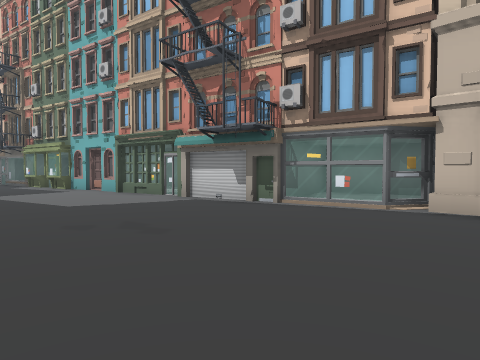
[1] (above)

24 first-person views from a walk through a Unity game level. The camera is 1.3 m above the floor, tilts 2° down and sees 75° across. The floor is counted in squares, 2 m on a side. Each view is taken from the middle of a square. On the plan, view 1 faces up. The plan holds only what a view shows up to about 10 squares ahead; the rest is blank. The place goes on beyond the plan. The player character is not drawn. Some animated figures are not drawn.

[2]
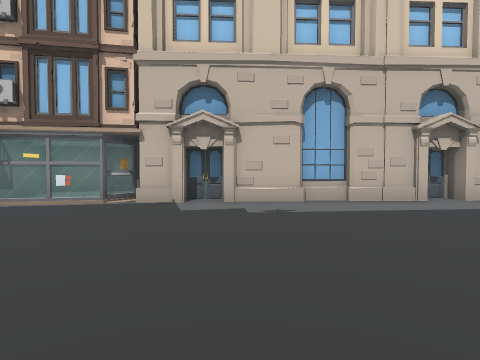

[3]
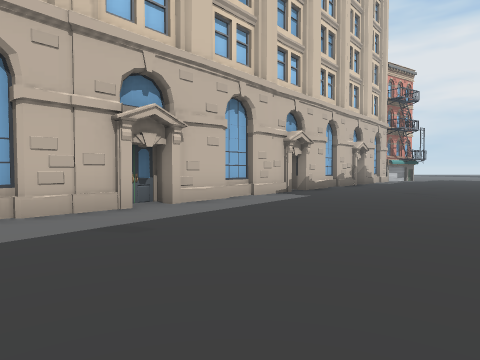

[4]
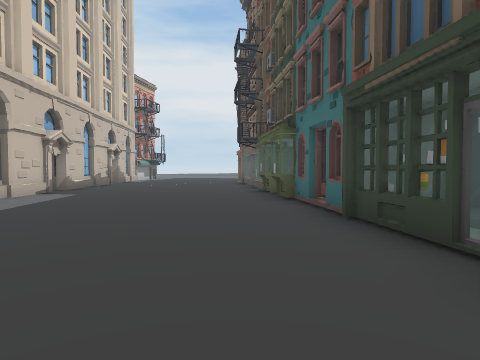

[5]
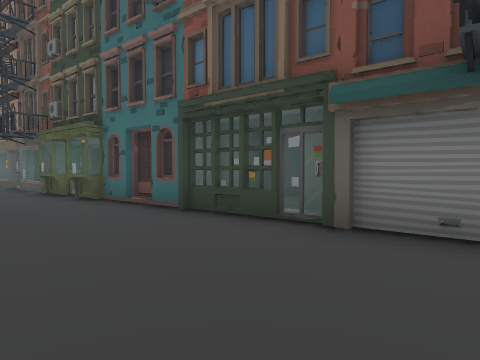

[6]
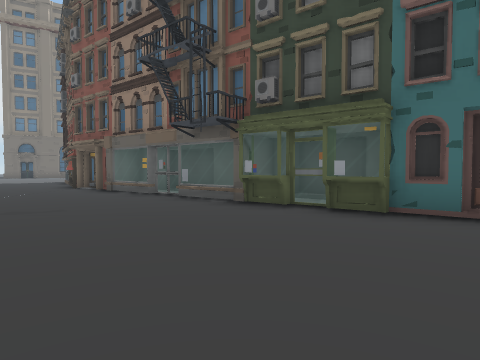

[7]
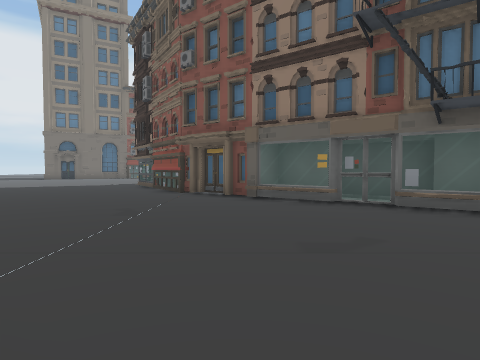

[8]
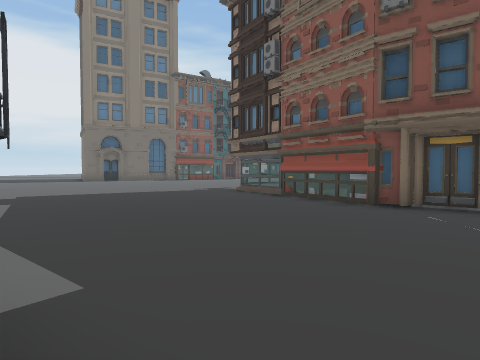

[9]
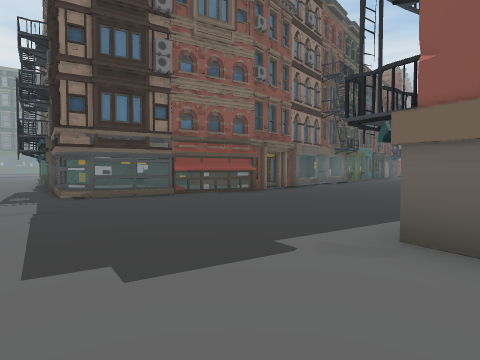

[10]
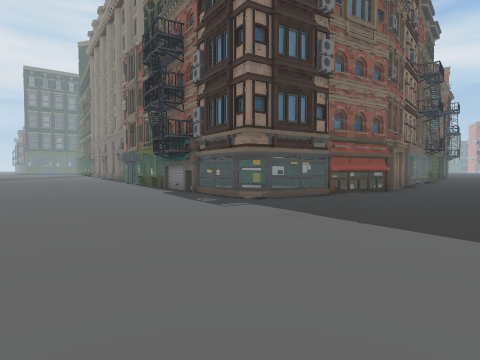

[11]
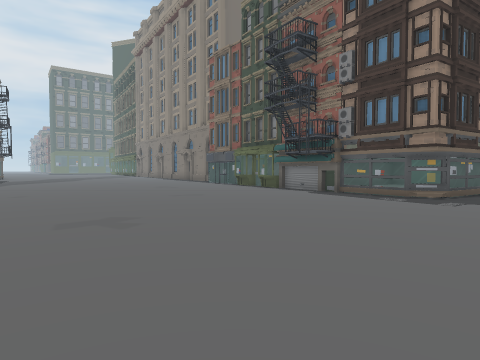

[12]
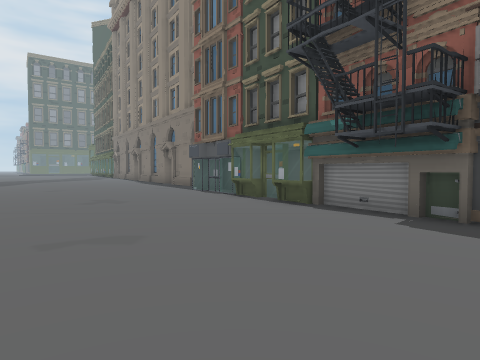

[13]
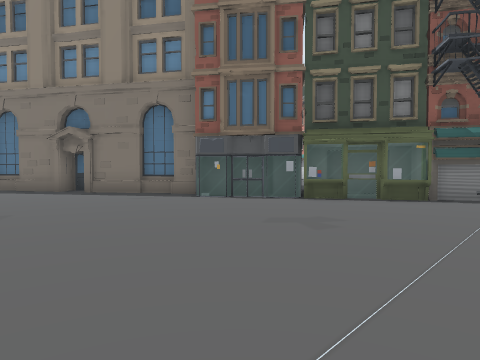

[14]
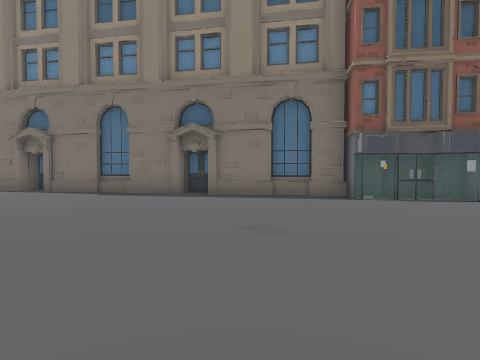

[15]
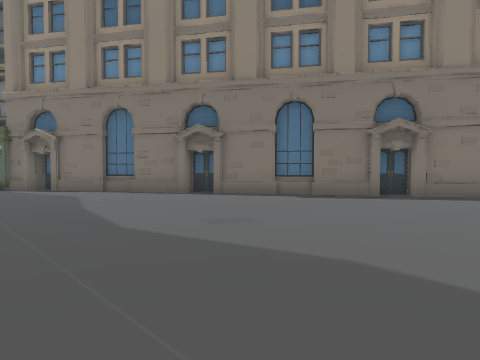

[16]
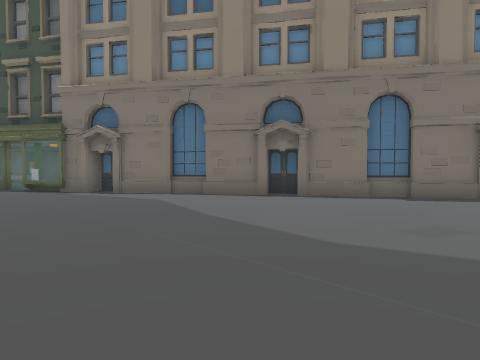

[17]
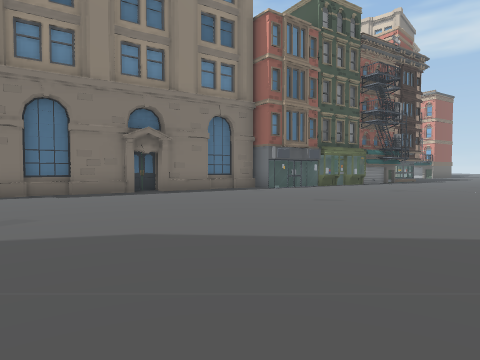

[18]
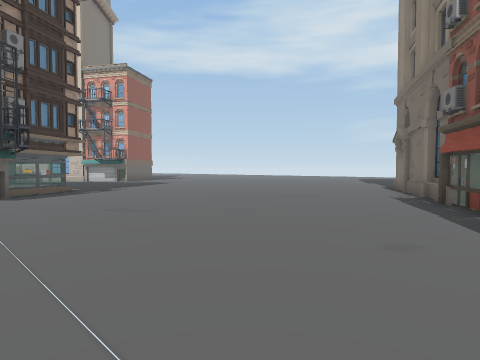

[19]
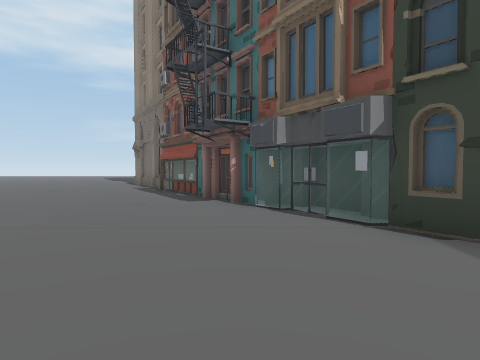

[20]
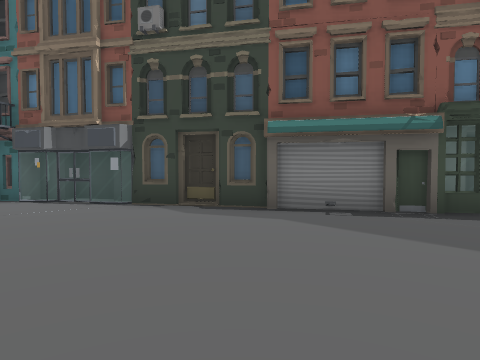

[21]
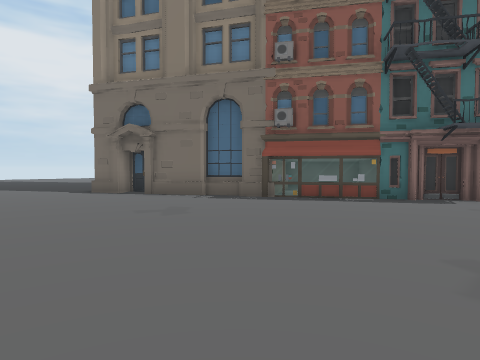

[22]
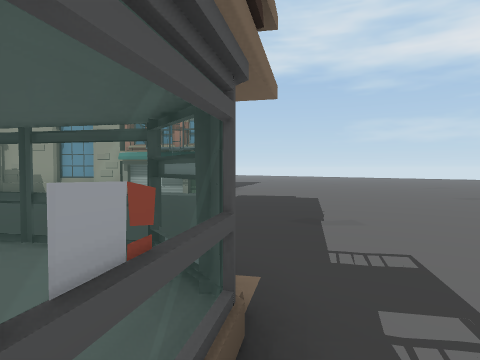

[23]
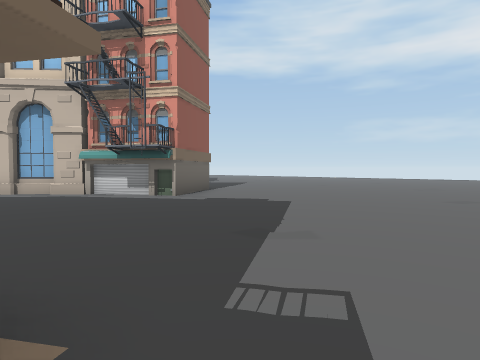

[24]
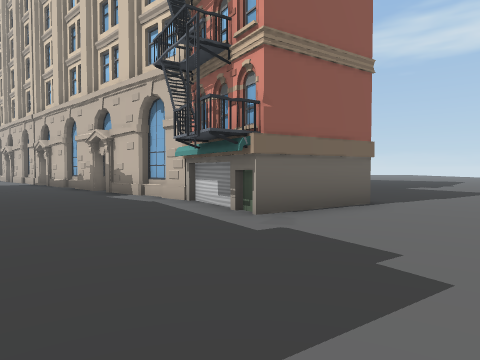

### Floor plan
Key: @ floor where view 1 was taken; # wall or solid block; . main floor; : floor 0.25 m higher than the main floor; = window, fence, low wall or low ledge; O other object.
Columns run from 5 left of view 1 to 22 right of it. Each row starts with its distance up from view 1.
 10 O#
  9 .OOO
  8 ...OO  ##
  7 ....OOO###
  6 ......=..#
  5  ......=##
  4   .......##
  3   ........##
  2    ........##
  1     ........##
  0      @.......##
 -1     O.........###
 -2      OO.........##
 -3       OO.........#
 -4      OOO#.........
 -5         #OO........###
 -6           OO.........#
 -7           OO#........###
 -8            ##=.........#
 -9             ##=........OO O.
-10              ##=#.......OO..
-11               ###O..........
-12                 ###.........
-13                   #.........
-14                   #=........
-15                  ##:#.......
-16                OOO#=#.......
-17                O  O........
-18                OOO........
-19               OOO..........
-20            #OOO.............
-21           ##O...............
-22         ###.................
-23        ##..................#
-24      ###.................###
-25     ##.................=##
-26   ###................O=.##
-27  ##.................O#####
-28 ##................OO## ##
-29 #................#OO
-30 ...............#O#
-31 ..............O#
-32      ..... .OO

Where each view was taken, in squares from view 1:
view 1: 0 up, 0 right, facing up
view 2: 1 down, 0 right, facing up-right
view 3: 1 down, 2 right, facing right
view 4: 0 up, 1 right, facing down-right
view 5: 1 up, 2 right, facing down
view 6: 1 down, 7 right, facing down
view 7: 3 down, 11 right, facing down
view 8: 6 down, 15 right, facing down
view 9: 12 down, 22 right, facing left
view 10: 16 down, 22 right, facing left
view 11: 20 down, 22 right, facing left
view 12: 20 down, 17 right, facing left
view 13: 26 down, 13 right, facing up-left
view 14: 28 down, 10 right, facing up-left
view 15: 31 down, 6 right, facing up-left
view 16: 32 down, 4 right, facing up-left
view 17: 32 down, 6 right, facing up
view 18: 26 down, 12 right, facing up-right
view 19: 27 down, 9 right, facing right
view 20: 26 down, 7 right, facing down-right
view 21: 19 down, 14 right, facing down-right
view 22: 17 down, 14 right, facing up-right
view 23: 17 down, 15 right, facing up-right
view 24: 15 down, 19 right, facing up
